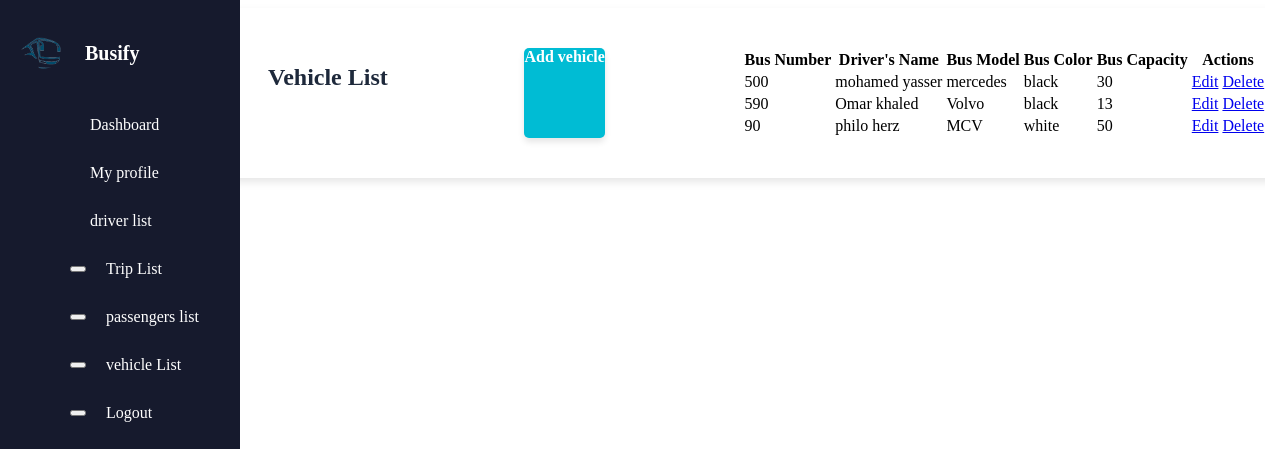
Page /Frontend/admin/vehicles/vehicles.php on the committed database.
### tables this page shows
CREATE TABLE `buses` (
  `id` int(25) NOT NULL,
  `bus_number` varchar(25) NOT NULL,
  `bus_model` varchar(50) NOT NULL,
  `bus_color` varchar(50) NOT NULL,
  `bus_capacity` varchar(50) NOT NULL
);

CREATE TABLE `drivers` (
  `id` int(11) NOT NULL,
  `fname` varchar(50) NOT NULL,
  `lname` varchar(50) NOT NULL,
  `phone_number` varchar(15) NOT NULL,
  `bus_number` varchar(20) NOT NULL,
  `email` varchar(50) NOT NULL,
  `address` varchar(100) NOT NULL
);

### Frontend/admin/vehicles/vehicles.php (the view, shortened to what this page needs)
<?php
require_once '../../../Backend/ConnectDB.php';
$query = "
    SELECT
        buses.bus_number,
        buses.bus_model,
        buses.bus_color,
        buses.bus_capacity,
        drivers.fname,
        drivers.lname
    FROM
        buses
    LEFT JOIN
        drivers
    ON
        buses.bus_number = drivers.bus_number
";
$result = mysqli_query($conn, $query);
?>
<!DOCTYPE html>
<html lang="en">
<head>
    <link type="text/css" rel="stylesheet" href="../css/adminDashboard.css">
    <link type="text/css" rel="stylesheet" href="../css/sidebar.css">
</head>
<body>
<aside class="sidebar">
    <div class="sidebar-header">
      <img src="../../Supportive Files/logo.png" alt="logo" />
      <h2>Busify</h2>
    </div>
    <ul class="sidebar-links">
      <li>
        <a href="../AdminDashboard.php">
          <span class="material-symbols-outlined"></span>Dashboard</a>
      </li>
      <li>
        <a href="../AdminProfile.php"><span class="material-symbols-outlined"></span>My profile</a>
      </li>
      <li>
        <a href="../driver/Drivers.php"><span class="material-symbols-outlined"></span>driver list</a>
      </li>
      <li>
        <a  href="../trips/Trips.php"><button><span class="material-symbols-outlined"></span></button>Trip List</a>
      </li>
      <li>
        <a  href="../passengers/passengers.php"><button><span class="material-symbols-outlined"></span></button>passengers list</a>
      </li>
      <li>
        <a href="../vehicles/vehicles.php"><button><span class="material-symbols-outlined"></span></button>vehicle List</a>
      </li>
      <li>
        <a href="../passengerSignIn.php"><button><span class="material-symbols-outlined"></span></button>Logout</a>
      </li>
    </ul>
  </aside>
<div class="dashboard-container">
    <h1>Vehicle List</h1>
    <a class="but11" href="add_vehicle.php">Add vehicle</a>
    <table>
        <tr>
            <th>Bus Number</th>
            <th>Driver's Name</th>
            <th>Bus Model</th>
            <th>Bus Color</th>
            <th>Bus Capacity</th>
            <th>Actions</th>
        </tr>
        <?php while ($row = mysqli_fetch_assoc($result)) { ?>
        <tr>
            <td><?php echo $row['bus_number']; ?></td>
            <td><?php echo $row['fname'] . " " . $row['lname']; ?></td>
            <td><?php echo $row['bus_model']; ?></td>
            <td><?php echo $row['bus_color']; ?></td>
            <td><?php echo $row['bus_capacity']; ?></td>
            <td>
                <a href="edit_vehicle.php?id=<?php echo $row['bus_number']; ?>">Edit</a>
                <a href="delete_vehicle.php?id=<?php echo $row['bus_number']; ?>">Delete</a>
            </td>
        </tr>
        <?php } ?>
    </table>
</div>
</body>
</html>

### Frontend/admin/css/adminDashboard.css (style rules this page uses)
.dashboard-container { width: 60%; max-width: 1200px; background-color: #ffffff; padding: 40px; border-radius: 10px; box-shadow: 0 4px 8px rgba(0, 0, 0, 0.1); overflow: hidden; }
.dashboard-container h1 { font-size: 24px; font-weight: bold; color: #1e293b; margin-bottom: 20px; text-align: center; }
.but11 { display: inline-block; background-color: #00bcd4; color: #ffffff; font-size: 16px; font-weight: bold; text-align: center; text-decoration: none; border: none; border-radius: 5px; cursor: pointer; transition: background-color 0.3s ease, transform 0.2s ease; box-shadow: 0 4px 6px rgba(0, 0, 0, 0.1); }
@media (min-width: 768px) { .dashboard-container { display: flex; flex-wrap: wrap; justify-content: space-between; gap: 20px; } }

### Frontend/admin/css/sidebar.css (style rules this page uses)
.sidebar { position: fixed; top: 0; left: 0; height: 100%; width: 70px; display: flex; overflow-x: hidden; flex-direction: column; background: #161a2d; padding: 25px 20px; transition: all 0.4s ease; width: 200px; }
.sidebar .sidebar-header { display: flex; align-items: center; }
.sidebar .sidebar-header img { width: 42px; border-radius: 50%; }
.sidebar .sidebar-header h2 { color: #fff; font-size: 1.25rem; font-weight: 600; white-space: nowrap; margin-left: 23px; }
.sidebar-links { list-style: none; margin-top: 20px; height: 80%; overflow-y: auto; scrollbar-width: none; }
.sidebar-links li a { display: flex; align-items: center; gap: 0 20px; color: #fff; font-weight: 500; white-space: nowrap; padding: 15px 10px; text-decoration: none; transition: 0.2s ease; }
.dashboard-container { width: 80%; max-width: 1200px; background-color: #ffffff; padding: 40px; border-radius: 10px; box-shadow: 0 4px 8px rgba(0, 0, 0, 0.1); overflow: hidden; margin-left: 220px; }
.dashboard-container h1 { font-size: 24px; font-weight: bold; color: #1e293b; margin-bottom: 20px; text-align: center; }
@media (min-width: 768px) { .dashboard-container { display: flex; flex-wrap: wrap; justify-content: space-between; gap: 20px; } }

### rows in the picture
buses: bus_number "500", drivers.fname "mohamed", drivers.lname "yasser", bus_model "mercedes", bus_color "black", bus_capacity "30"
buses: bus_number "590", drivers.fname "Omar", drivers.lname "khaled", bus_model "Volvo", bus_color "black", bus_capacity "13"
buses: bus_number "90", drivers.fname "philo", drivers.lname "herz", bus_model "MCV", bus_color "white", bus_capacity "50"
